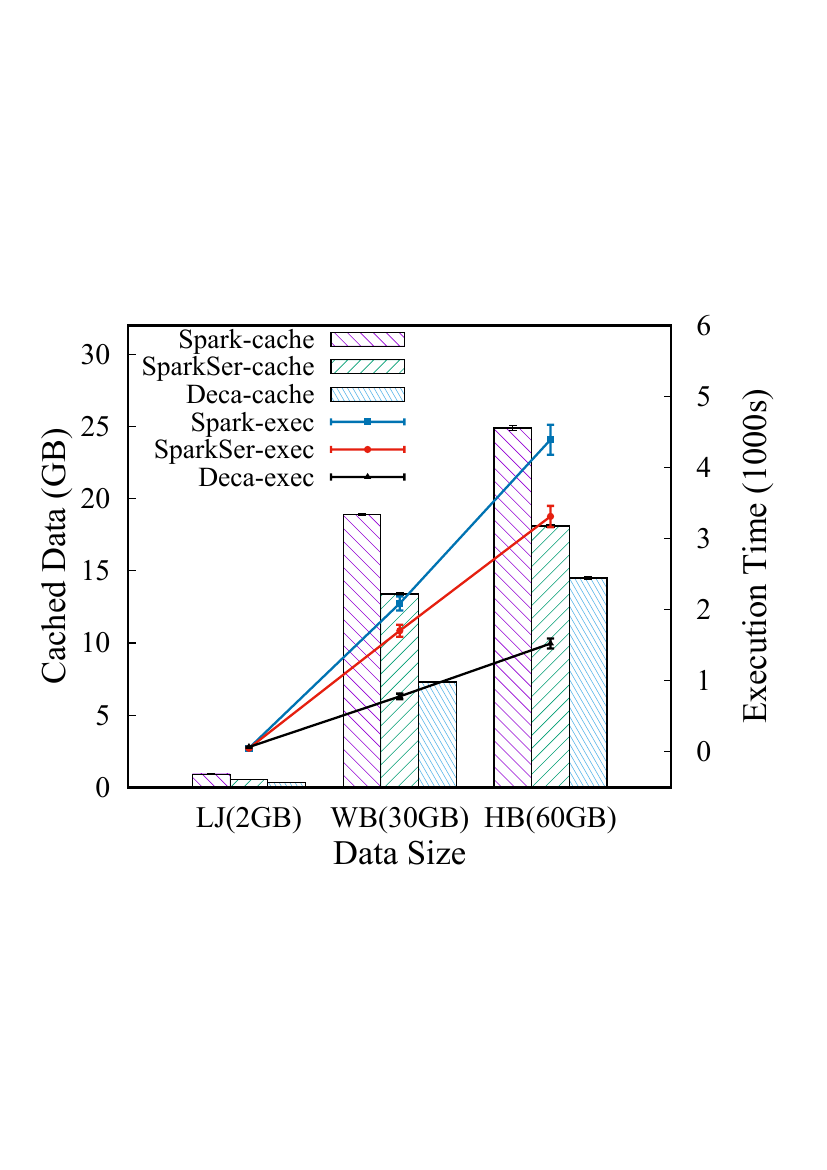

Generate this figure with gnuplot:
set terminal push
set terminal postscript eps solid color linewidth 2 "TimesNewRomanPSMT" 26
set output 'cc-errbar.eps'
set datafile separator ","
set style data histogram
set style histogram errorbars gap 1
set style fill solid 0.4 border
set style fill pattern 4 border -1

set xtics nomirror
set xlabel "Data Size" font ",30" offset 0,0.3
set xrange [-0.8:2.8]
 
set ytics nomirror
set ylabel "Cached Data (GB)" font ",30" offset 1.5,0
set yrange [0:32]
set ytics 0,5,30

set y2tics nomirror
set y2label "Execution Time (1000s)" font ",30" offset -1.3,0
set y2range [-0.5:6]
set y2tics 0,1,6

set key left font ",24" at -1.1,32

plot 'cc-cache-errbar.dat' using 2:3:xticlabels(1) title columnheader(2), \
     '' using 4:5:xticlabels(1) title columnheader(4),\
	 ''using 6:7:xticlabels(1) title columnheader(6),\
	 'cc-time-errbar.dat' using 1:($3/1000.0):4:xticlabels(2) w yerrorlines pt 5 ps 0 lw 2 lc 6 axis x1y2 title columnheader(3), \
	 '' using 1:($5/1000.0):6:xticlabels(2) w yerrorlines pt 7 ps 0 lw 2 lc 7 axis x1y2 title columnheader(5),\
	 ''using 1:($7/1000.0):8:xticlabels(2) w yerrorlines pt 9 ps 0 lw 2 lc 8 axis x1y2 title columnheader(7)

set output
#set terminal wxt
set terminal pop
